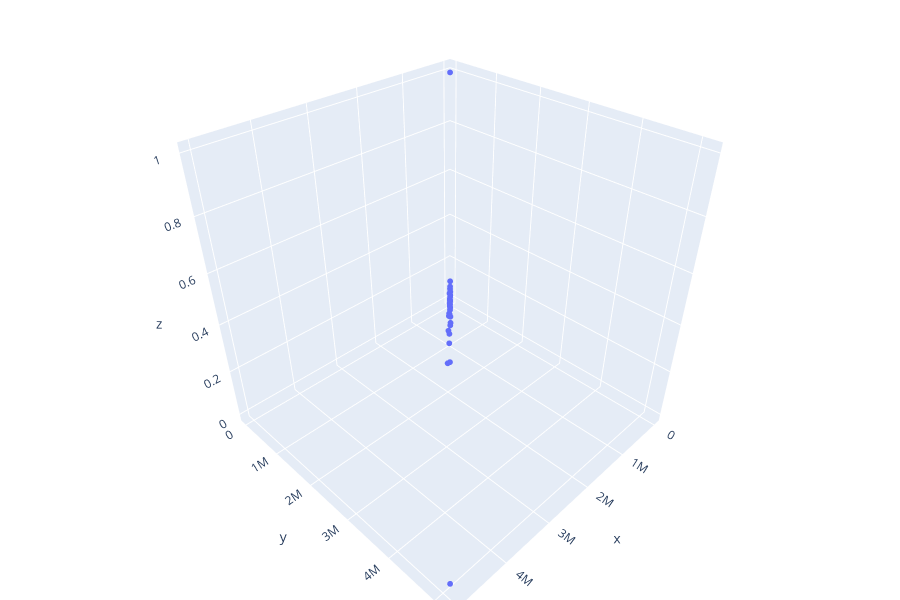

Notebook code cell kept with this figure:
### Code cell
fig = go.Figure()
ca_pop_gender_scatter = go.Scatter3d(x=X_ca_pop['PopTotalMale2017'],y=X_ca_pop['PopTotalFemale2017'],z=Y_ca_pop, mode='markers',marker=dict(size=2))
fig.add_trace(ca_pop_gender_scatter)
fig.update_layout(margin=dict(l=0,r=0,t=0,b=0),height=600)
fig
